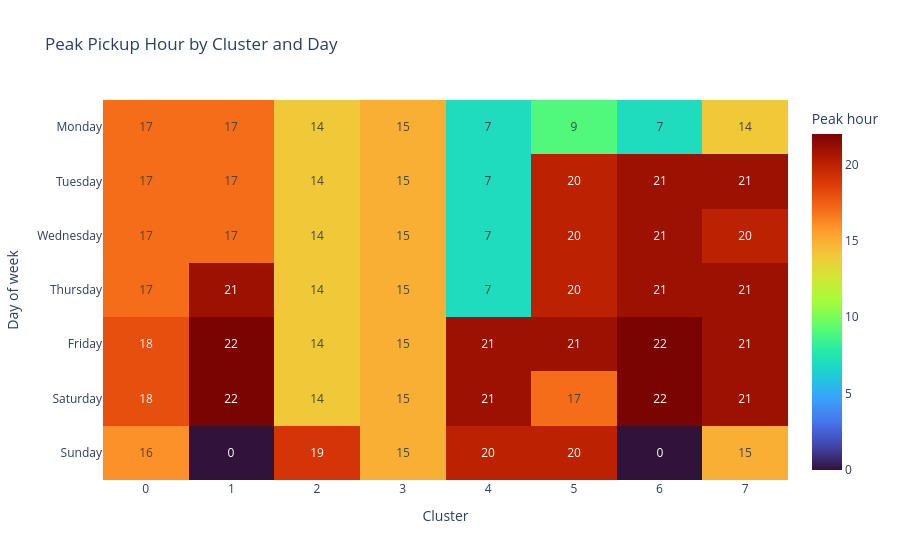

The code cell stored with this chart in its notebook:
### Code cell
# Visualisation des heures de pointe par cluster et par jour

peak_matrix = peak_hours.pivot(
    index="Day_of_week",
    columns="cluster",
    values="Hour"
).reindex(days_order)

fig = px.imshow(
    peak_matrix,
    labels={
        "x": "Cluster",
        "y": "Day of week",
        "color": "Peak hour"
    },
    x=peak_matrix.columns,
    y=peak_matrix.index,
    color_continuous_scale="Turbo",
    text_auto=True,
    aspect="auto",
    title="Peak Pickup Hour by Cluster and Day"
)

fig.show()

### Figure 1 — Plotly figure (JSON) as saved in the notebook; plotly's stock layout.template omitted (floating-point values rounded to 4 significant figures)
{"data": [{"coloraxis": "coloraxis", "hovertemplate": "Cluster: %{x}<br>Day of week: %{y}<br>Peak hour: %{z}<extra></extra>", "name": "0", "texttemplate": "%{z}", "type": "heatmap", "x": [0, 1, 2, 3, 4, 5, 6, 7], "xaxis": "x", "y": ["Monday", "Tuesday", "Wednesday", "Thursday", "Friday", "Saturday", "Sunday"], "yaxis": "y", "z": [[17, 17, 14, 15, 7, 9, 7, 14], [17, 17, 14, 15, 7, 20, 21, 21], [17, 17, 14, 15, 7, 20, 21, 20], [17, 21, 14, 15, 7, 20, 21, 21], [18, 22, 14, 15, 21, 21, 22, 21], [18, 22, 14, 15, 21, 17, 22, 21], [16, 0, 19, 15, 20, 20, 0, 15]]}], "layout": {"coloraxis": {"autocolorscale": false, "colorbar": {"title": {"text": "Peak hour"}}, "colorscale": [[0, "#30123b"], [0.07143, "#4145ab"], [0.1429, "#4675ed"], [0.2143, "#39a2fc"], [0.2857, "#1bcfd4"], [0.3571, "#24eca6"], [0.4286, "#61fc6c"], [0.5, "#a4fc3b"], [0.5714, "#d1e834"], [0.6429, "#f3c63a"], [0.7143, "#fe9b2d"], [0.7857, "#f36315"], [0.8571, "#d93806"], [0.9286, "#b11901"], [1, "#7a0402"]]}, "title": {"text": "Peak Pickup Hour by Cluster and Day"}, "xaxis": {"anchor": "y", "domain": [0, 1], "title": {"text": "Cluster"}}, "yaxis": {"anchor": "x", "autorange": "reversed", "domain": [0, 1], "title": {"text": "Day of week"}}}}
